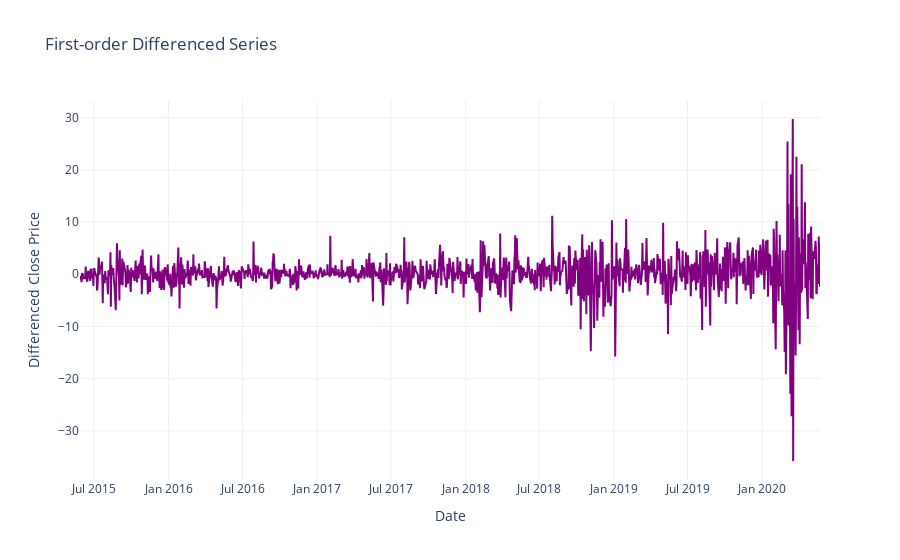

Notebook source saved alongside this figure:
### Code cell
# First-order differencing
df_arima['close_diff1'] = df_arima['close'].diff().dropna()

# Create a plotly figure for differenced data
fig = go.Figure()

# Add differenced data line
fig.add_trace(go.Scatter(x=df_arima['date'][1:], y=df_arima['close_diff1'], 
                         mode='lines', 
                         name='First-order Differencing',
                         line=dict(color='purple')))

# Customize the layout
fig.update_layout(
    title='First-order Differenced Series',
    xaxis_title='Date',
    yaxis_title='Differenced Close Price',
    legend=dict(x=0, y=1),
    template='plotly_white',
    hovermode='x unified'
)

# Show the interactive plot
fig.show()

# Check if the data is stationary after first-order differencing
check_stationarity(df_arima['close_diff1'].dropna())

# Print if second-order differencing is required
result = adfuller(df_arima['close_diff1'].dropna())
if result[1] > 0.05:
    print("The data is still non-stationary. Second-order differencing is required.")
else:
    print("The data is stationary after first-order differencing.")

### Figure 1 — Plotly figure (JSON) as saved in the notebook; plotly's stock layout.template omitted (floating-point values rounded to 4 significant figures; data arrays with more than 128 entries replaced by an {"elided": "..."} marker saying what was removed)
{"data": [{"line": {"color": "purple"}, "mode": "lines", "name": "First-order Differencing", "type": "scatter", "x": {"elided": "1257 str values"}, "y": {"elided": "1258 float values"}}], "layout": {"hovermode": "x unified", "legend": {"x": 0, "y": 1}, "title": {"text": "First-order Differenced Series"}, "xaxis": {"title": {"text": "Date"}}, "yaxis": {"title": {"text": "Differenced Close Price"}}}}
